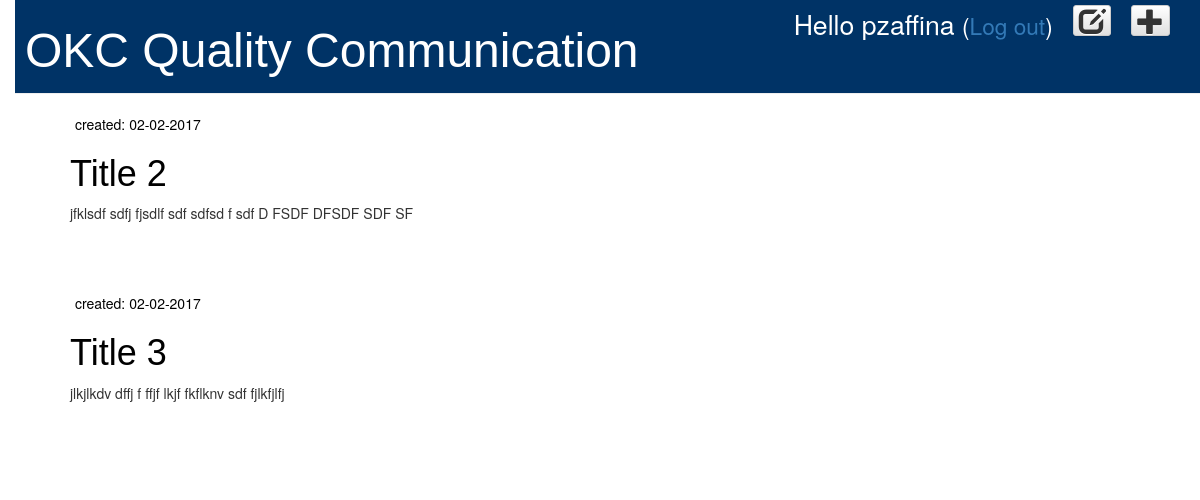
Page /drafts/ (signed in) on the earlier database version.
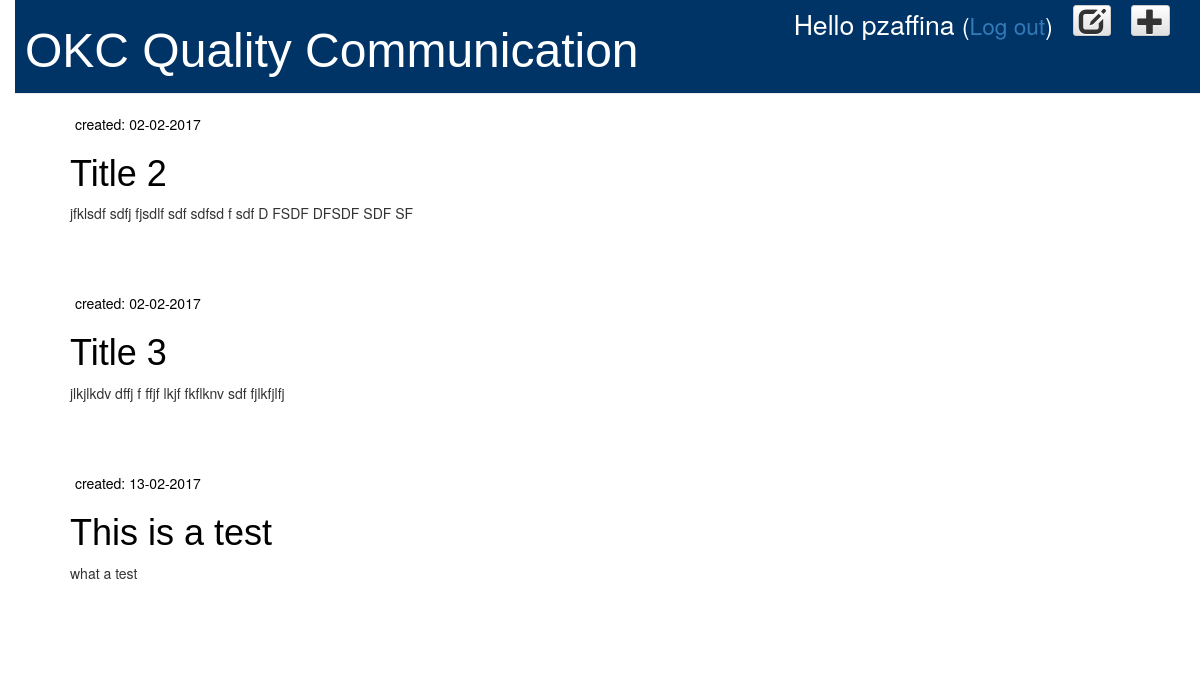
Same page on the later database version.
### blog/models.py (models this page shows, shortened)
class Post(models.Model):
    author = models.ForeignKey('auth.User')
    title = models.CharField(max_length=200)
    text = models.TextField()
    created_date = models.DateTimeField(default=timezone.now)
    published_date = models.DateTimeField(blank=True, null=True)

### blog/views.py (the view)
# urls.py: url(r'^drafts/$', views.post_draft_list, name='post_draft_list'),
@login_required
def post_draft_list(request):
    posts = Post.objects.filter(published_date__isnull=True).order_by('created_date')
    return render(request, 'blog/post_draft_list.html', {'posts': posts})

### blog/templates/blog/post_draft_list.html
{% extends 'blog/base.html' %}
{% block content %}
    {% for post in posts %}
        <div class="post">
            <p class="date">created: {{post.created_date|date:'d-m-Y' }}</p>
            <h1><a href="{% url 'post_detail' pk=post.pk %}">{{ post.title }}</a></h1>
            <p>{{ post.text|truncatechars:200 }}</p>
        </div>
    {% endfor %}
{% endblock %}

### blog/templates/blog/base.html (shortened to what this page needs)
{% load staticfiles %}
<html>
    <head>
        <link rel="stylesheet" href="//maxcdn.bootstrapcdn.com/bootstrap/3.2.0/css/bootstrap.min.css">
        <link rel="stylesheet" href="//maxcdn.bootstrapcdn.com/bootstrap/3.2.0/css/bootstrap-theme.min.css">
        <link rel="stylesheet" href="{% static 'css/blog.css' %}">
    </head>
    <body>
        <div class="page-header">
            {% if user.is_authenticated %}
                <a class="top-menu btn btn-xs btn-default" href="{% url 'post_new' %}"><span class="glyphicon glyphicon-plus"></span></a>
                <a class="top-menu btn btn-xs btn-default" href="{% url 'post_draft_list' %}" ><span class="glyphicon glyphicon-edit"></span></a>
                <p class="top-menu greeting">Hello {{ user.username }} <small>(<a href="{% url 'logout' %}">Log out</a>)</small></p>
            {% else %}
                <a class="top-menu btn btn-xs btn-default" href="{% url 'login' %}" ><span class="glyphicon glyphicon-edit"></span></a>
            {% endif %}
            <h1><a href="/">OKC Quality Communication</a></h1>
        </div>
        <div class="content container">
            <div class="row">
                <div class="col-md-8">
                    {% block content %}
                    {% endblock %}
                </div>
            </div>
        </div>
    </body>
</html>

### default/static/css0/blog.css (style rules this page uses)
h1 a { color: #000000; font-family: sans-serif; }
body { padding-left: 15px; }
.page-header { background-color: #003366; margin-top: 0; padding: 5px 10px 5px 10px; }
.page-header h1, .page-header h1 a, .page-header h1 a:visited, .page-header h1 a:active { color: #ffffff; font-size: 36pt; text-decoration: none; }
.content { margin-left: 40px; }
h1, h2, h3, h4 { font-family: sans-serif; }
.date { color: #000000; padding: 0px 0px 0px 5px; }
.top-menu, .top-menu:hover, .top-menu:visited { color: #333; float: right; font-size: 20pt; margin-right: 20px; }
.post { margin-bottom: 70px; }
.post h1 a, .post h1 a:visited { color: #000000; }
.top-menu.greeting { color: white; }

Differences in the rows shown:
added Post: created_date "13-02-2017", title "This is a test", text "what a test"
